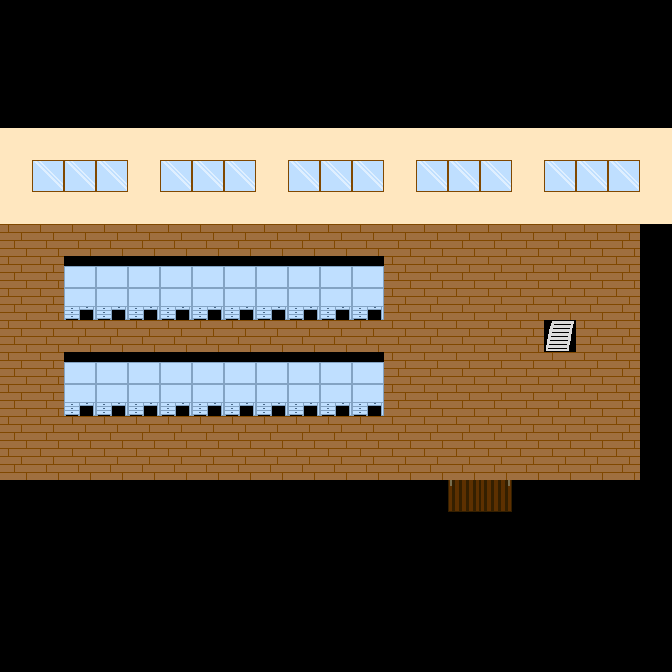

A level layout from a 2D game, rendered from its tile map. Below: a short description, then the map file with its tile-grid data intact:
An orthogonal 21x21 tile map with 32x32 px tiles, 1 tile layer (タイルレイヤー1).

<map version="1.10" tiledversion="1.11.2" orientation="orthogonal" renderorder="right-down" width="21" height="21" tilewidth="32" tileheight="32" infinite="0" nextlayerid="2" nextobjectid="1">
 <editorsettings>
  <export target="teachers2.csv" format="csv" />
 </editorsettings>
 <tileset firstgid="1" source="map_img.tsx" />
 <layer id="1" name="タイルレイヤー1" width="21" height="21">
  <data encoding="csv">
1,1,1,1,1,1,1,1,1,1,1,1,1,1,1,1,1,1,1,1,1,
1,1,1,1,1,1,1,1,1,1,1,1,1,1,1,1,1,1,1,1,1,
1,1,1,1,1,1,1,1,1,1,1,1,1,1,1,1,1,1,1,1,1,
1,1,1,1,1,1,1,1,1,1,1,1,1,1,1,1,1,1,1,1,1,
4,4,4,4,4,4,4,4,4,4,4,4,4,4,4,4,4,4,4,4,4,
4,6,6,6,4,6,6,6,4,6,6,6,4,6,6,6,4,6,6,6,4,
4,4,4,4,4,4,4,4,4,4,4,4,4,4,4,4,4,4,4,4,4,
2,2,2,2,2,2,2,2,2,2,2,2,2,2,2,2,2,2,2,2,1,
2,2,28,28,28,28,28,28,28,28,28,28,2,2,2,2,2,2,2,2,1,
2,2,27,27,27,27,27,27,27,27,27,27,2,2,2,2,2,2,2,2,1,
2,2,2,2,2,2,2,2,2,2,2,2,2,2,2,2,2,30,2,2,1,
2,2,28,28,28,28,28,28,28,28,28,28,2,2,2,2,2,2,2,2,1,
2,2,27,27,27,27,27,27,27,27,27,27,2,2,2,2,2,2,2,2,1,
2,2,2,2,2,2,2,2,2,2,2,2,2,2,2,2,2,2,2,2,1,
2,2,2,2,2,2,2,2,2,2,2,2,2,2,2,2,2,2,2,2,1,
1,1,1,1,1,1,1,1,1,1,1,1,1,1,12,13,1,1,1,1,1,
1,1,1,1,1,1,1,1,1,1,1,1,1,1,1,1,1,1,1,1,1,
1,1,1,1,1,1,1,1,1,1,1,1,1,1,1,1,1,1,1,1,1,
1,1,1,1,1,1,1,1,1,1,1,1,1,1,1,1,1,1,1,1,1,
1,1,1,1,1,1,1,1,1,1,1,1,1,1,1,1,1,1,1,1,1,
1,1,1,1,1,1,1,1,1,1,1,1,1,1,1,1,1,1,1,1,1
</data>
 </layer>
</map>
